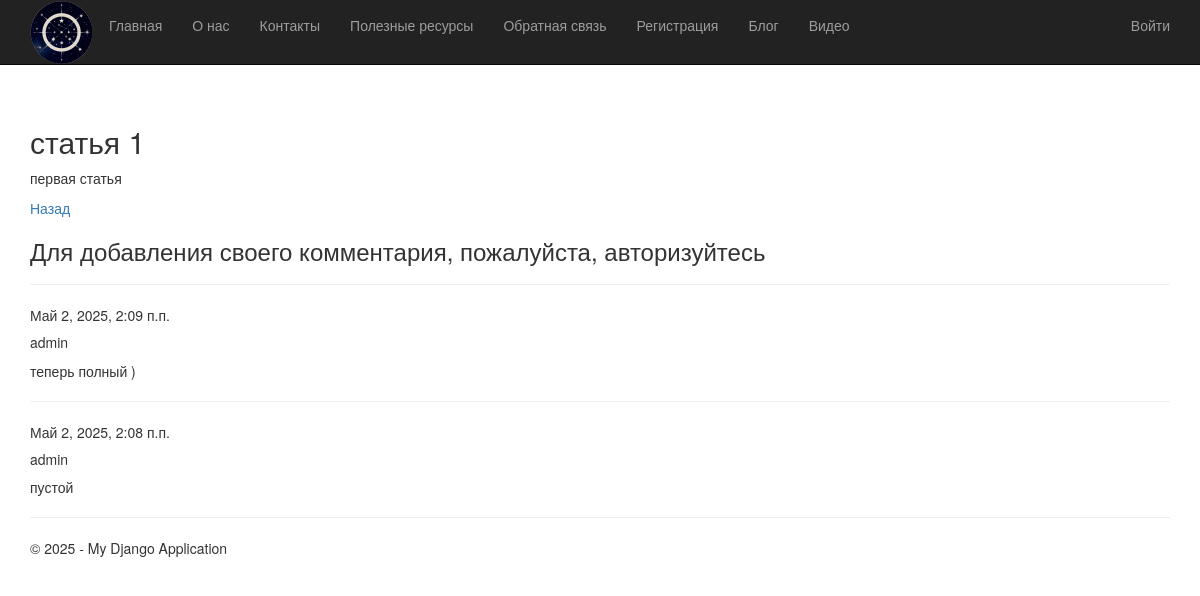
Page /2/ on the committed database.
### app/models.py (models this page shows, shortened)
class Blog(models.Model):
    title = models.CharField(max_length=100, verbose_name="Заголовок")
    short_content = models.TextField(verbose_name="Краткое содержание")
    full_content = models.TextField(verbose_name="Полное содержание")
    posted = models.DateTimeField(default=datetime.now, verbose_name="Опубликована")
    author = models.ForeignKey(User, on_delete=models.SET_NULL, null=True, verbose_name="Автор")
    image = models.ImageField(upload_to='blog_images/', blank=True, null=True, verbose_name="Изображение")
    class Meta:
        verbose_name = "Статья блога"
        verbose_name_plural = "Статьи блога"
        ordering = ["-posted"]

class Comment(models.Model):
    post = models.ForeignKey(
        Blog,
        on_delete=models.CASCADE,
        related_name='comments',
        verbose_name="Статья"
    )
    author = models.ForeignKey(
        User,
        on_delete=models.CASCADE,
        verbose_name="Автор"
    )
    text = models.TextField(verbose_name="Текст комментария")
    date = models.DateTimeField(default=datetime.now, verbose_name="Дата комментария")
    class Meta:
        verbose_name = "Комментарий"
        verbose_name_plural = "Комментарии"
        ordering = ["-date"]

### app/views.py (the view)
# urls.py: path('<int:parametr>/', views.blogpost, name='blogpost'),
def blogpost(request, parametr):
    assert isinstance(request, HttpRequest)
    post_1 = Blog.objects.get(id=parametr)
    comments = Comment.objects.filter(post=parametr)
    if request.method == "POST":
        form = CommentForm(request.POST)
        if form.is_valid():
            comment_f = form.save(commit=False)
            comment_f.author = request.user
            comment_f.date = datetime.now()
            comment_f.post = Blog.objects.get(id=parametr)
            comment_f.save()
            return redirect('blogpost', parametr=post_1.id)
    else:
        form = CommentForm()
    return render(
        request,
        'app/blogpost.html',
        {
            'post_1': post_1,
            'comments': comments,
            'form': form,
            'year': datetime.now().year,
        }
    )

### app/templates/app/blogpost.html (shortened to what this page needs)
{% extends "app/layout.html" %}
{% block content %}
<h2> {{post_1.title}} </h2>
<p> {{post_1.full_content|linebreaksbr}} </p>
<p><a href="{% url 'blog' %}">Назад</a></p>
{% if user.is_authenticated %}
<h3>Добавить комментарий</h3>
<form method="POST">
    {% csrf_token %}
    <div>
        {{form.as_p}}
        <button type="submit" class="save btn btn-default">Отправить комментарий</button>
    </div>
</form>
{% else %}
<h3>Для добавления своего комментария, пожалуйста, авторизуйтесь</h3>
{% endif %}
{% for comment in comments %}
<hr />
<h7> {{comment.date}} </h7>
<h5> {{comment.author}} </h5>
<p> {{comment.text|linebreaksbr}} </p>
{% endfor %}
{% endblock %}

### app/static/app/content/site.css (style rules this page uses)
body { padding-top: 85px; padding-bottom: 20px; }

### rows in the picture
Blog: title "статья 1", full_content "первая статья"
Comment: date "Май 2, 2025, 2:09 п.п.", author "admin", text "теперь полный )"
Comment: date "Май 2, 2025, 2:08 п.п.", author "admin", text "пустой"
